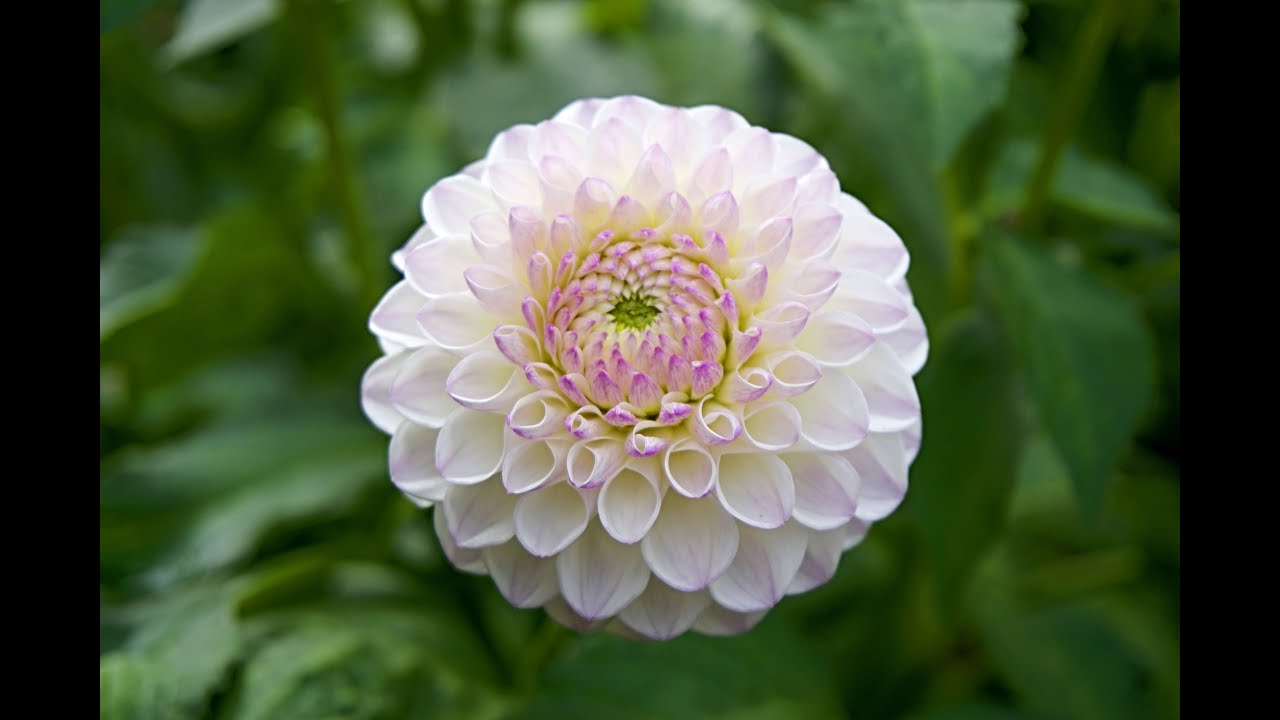
#> input picture Lab 5/flower.png, 1280 x 720 px, found by its file name
$ python 'Lab 5 Part 2.py'
#> lines starting #> are read from the running program, lines starting #| are printed output that depends on the picture
import matplotlib.pyplot as plt
import numpy as np

# Load the image from the specified path
myImage = plt.imread("C:/Users/diksh/Desktop/COIS 1400H/Lab5/flower.png")
#> myImage is the input picture: shape (720, 1280, 4) float32; mean R, G, B, A 0.305, 0.36, 0.244, 1

# Get the height and width of the image
height = myImage.shape[0]
#> height = 720
width = myImage.shape[1]
#> width = 1280

# Create a copy of the image to preserve the original data
greyscale_image = np.copy(myImage)

for x in range(height):
    for y in range(width):
        # Get the RGB values
        R = greyscale_image[x, y, 0]
        G = greyscale_image[x, y, 1]
        B = greyscale_image[x, y, 2]

        # Calculate the average of the RGB values
        average = (R + G + B) / 3

        # Set the RGB values to the average for greyscale conversion
        greyscale_image[x, y, :3] = [average, average, average]
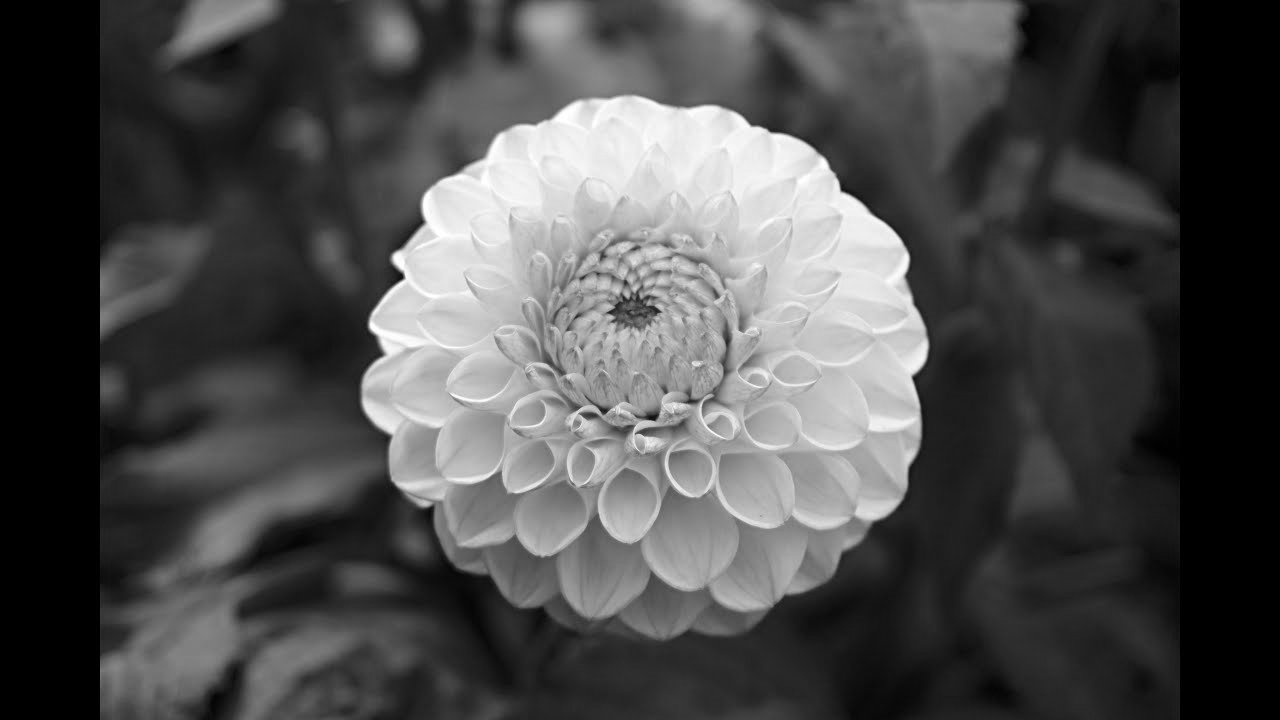
#> greyscale_image: shape (720, 1280, 4) float32; mean R, G, B, A 0.303, 0.303, 0.303, 1

# Invert the greyscale image
for x in range(height):
    for y in range(width):
        # Assuming pixel values are normalized between 0 and 1
        # If pixel values are in the range 0 to 255, use `255 - greyscale_image[x, y, 0]`
        greyscale_image[x, y, :3] = 1 - greyscale_image[x, y, :3]
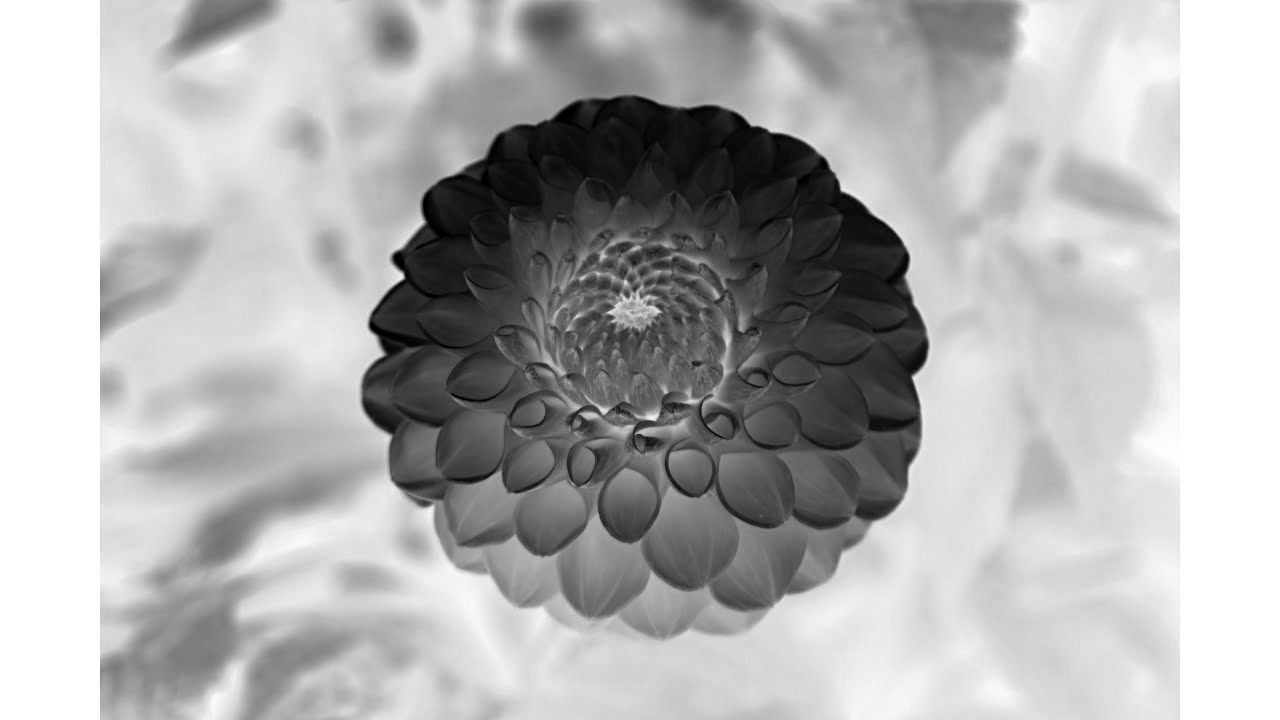
#> greyscale_image: shape (720, 1280, 4) float32; mean R, G, B, A 0.697, 0.697, 0.697, 1

# Display the inverted greyscale image
plt.imshow(greyscale_image, cmap='gray')
plt.axis('off')  # Turn off axis numbers and ticks
plt.show()

# Save the inverted greyscale image to the specified path
output_path = "C:/Users/diksh/Desktop/COIS 1400H/Lab5/flower_inverted_greyscale.png"
plt.imsave(output_path, greyscale_image, cmap='gray')
